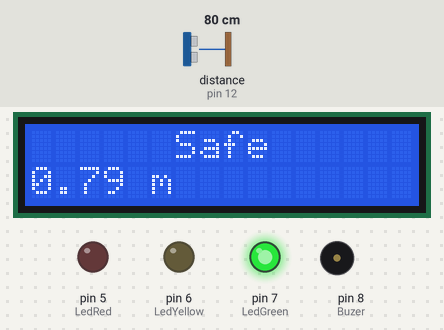
Simulated run of this sketch. Board: Arduino Uno, built with avr-gcc and run on an emulated ATmega328P. Shown: 16×2 character LCD, output pins drawn as LEDs (lit = HIGH), buzzer (waves = sounding). Wiring (inferred from the names in the program): ultrasonic range finder: trigger pin 13; echo pin 12. Inputs (shaded band) come from the test bench; at power-on: distance to the obstacle (sensor on pin 12) 80 cm. The echo pulse lasts 58.3 µs per cm; pins used as bus, display or sensor lines are not drawn; what the sketch prints to the serial monitor is not drawn.

Above: at 1.2 s.
1.3 s: distance to the obstacle (sensor on pin 12) set to 70 cm
At 2.3 s:
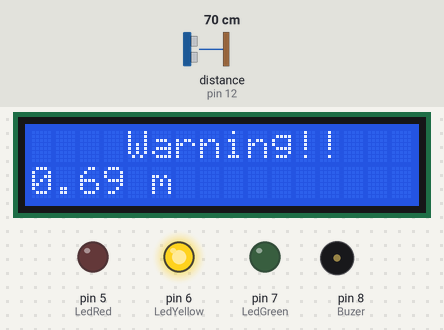
2.9 s: distance to the obstacle (sensor on pin 12) set to 22 cm
At 3.8 s:
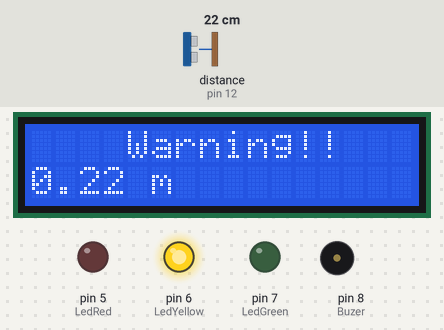
4.6 s: distance to the obstacle (sensor on pin 12) set to 18 cm
At 4.83 s:
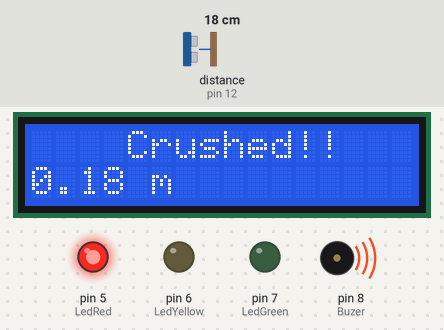
Timing chart, 0 to 12.7 s (numbered marks = the images above; inputs shaded):
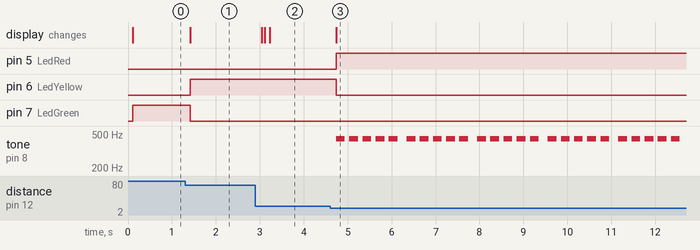

Measured:
- the behaviour switches between 76 and 75 cm on distance to the obstacle (sensor on pin 12) (found by bisection; images 0 and 1)
- the behaviour switches between 21 and 20 cm on distance to the obstacle (sensor on pin 12) (found by bisection; images 2 and 3)
- after the input at 1.3 s, pin 6 (LedYellow): LOW → HIGH after 0.12 s; pin 7 (LedGreen): HIGH → LOW after 0.12 s; the display: changes after 0.12 s (image 1)
- after the input at 2.9 s, the display: changes after 0.15 s (image 2)
- after the input at 4.6 s, pin 5 (LedRed): LOW → HIGH after 0.14 s; pin 6 (LedYellow): HIGH → LOW after 0.14 s; tone on pin 8 (Buzer): silent → 440 Hz after 0.14 s, then repeats every 1.6 s: 4 × (silent 0.10 s, 440 Hz 0.20 s), silent 0.21 s, 440 Hz 0.20 s; the display: changes after 0.14 s (image 3)

The sketch:

Rear_Detector_Code_Test001.ino
```cpp
#include <LiquidCrystal_I2C.h>
#include <Wire.h>

//Set PinNumber
int Trig = 13;
int Ehco = 12;
int Buzer = 8;
int LedGreen = 7;
int LedYellow = 6;
int LedRed = 5;

unsigned long duration;
float distance;

//Set LCD ID&Size
LiquidCrystal_I2C lcd(0x27, 16, 2);

void setup() {
  Serial.begin(9600);

  //Set PinMode
  pinMode(Trig, OUTPUT);
  pinMode(Ehco, INPUT);
  pinMode(Buzer, OUTPUT);
  pinMode(LedGreen, OUTPUT);
  pinMode(LedYellow, OUTPUT);
  pinMode(LedRed, OUTPUT);

  //Set LCD
  lcd.init();
  lcd.backlight();
}

void loop() {
  //Work Distance Sensor
  digitalWrite(Trig, LOW);
  digitalWrite(Ehco, LOW);
  delayMicroseconds(2);
  digitalWrite(Trig, HIGH);
  delayMicroseconds(10);
  digitalWrite(Trig, LOW);

  //Calculate Distance
  duration = pulseIn(Ehco, HIGH);
  distance = ((float)(340 * duration) / 10000) / 2;

  //Output Distance in Serial Window
  Serial.print(distance / 100);
  Serial.println("m");

  //Output Distance in LCD
  lcd.setCursor(0, 1);
  lcd.print(distance / 100);
  lcd.println(" m               ");

  if(distance <= 20) {
     lcd.setCursor(0, 0);
     lcd.print("    Crushed!!    ");
     digitalWrite(LedRed, HIGH);
     digitalWrite(LedYellow, LOW);
     digitalWrite(LedGreen, LOW);
     //Output Buzer
     for (int i = 0; i < 5; i++) {
        tone (Buzer, 440, 200);
        delay (300);
     }
  }

  else if(distance <= 75) {
     lcd.setCursor(0, 0);
     lcd.print("    Warning!!    ");
     digitalWrite(LedRed, LOW);
     digitalWrite(LedYellow, HIGH);
     digitalWrite(LedGreen, LOW);
     digitalWrite(Buzer, LOW);
  }

  else {
     lcd.setCursor(0, 0);
     lcd.print("      Safe       ");
     digitalWrite(LedRed, LOW);
     digitalWrite(LedYellow, LOW);
     digitalWrite(LedGreen, HIGH);
     digitalWrite(Buzer, LOW);
  }

  delay(65);
}
```
